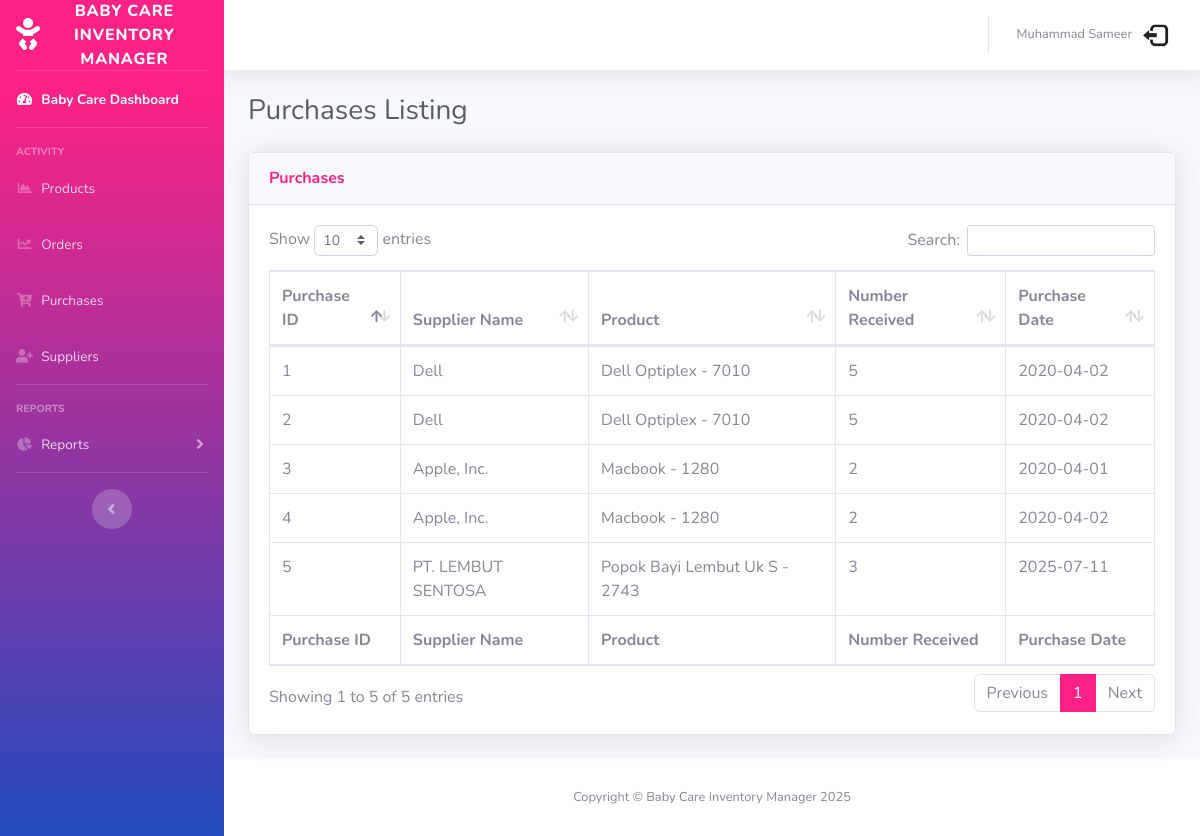
/purchasel (signed in), run on the app's committed database.
### tables this page shows
CREATE TABLE 'purchases' ('purchaseId' integer PRIMARY KEY AUTOINCREMENT NOT NULL,'supplier_name' text NOT NULL,'product_name' text NOT NULL, 'numberIn' integer NOT NULL, 'pDate' date NOT NULL);

CREATE TABLE 'products' ('id' integer PRIMARY KEY AUTOINCREMENT NOT NULL, 'productName' text, 'partNumber' text, 'productLabel' text, 'startingInventory' integer,'inventoryIn' integer,'inventoryOut' integer,'inventoryOnHand' integer, 'minimumReq' integer);

### application.py (the view)
@app.route("/purchasel", methods=["GET", "POST"])
@login_required
def purchasel():
    rows = db.execute("SELECT purchaseId, supplier_name, product_name, numberIn, pDate, partNumber FROM purchases JOIN products ON purchases.product_name = products.productName")
    return render_template("purchasel.html", rows = rows)

### application.py (called while the page is built)
@app.after_request
def after_request(response):
    response.headers["Cache-Control"] = "no-cache, no-store, must-revalidate"
    response.headers["Expires"] = 0
    response.headers["Pragma"] = "nocache"
    return response

### functions.py (called while the page is built)
def login_required(f):
    @wraps(f)
    def decorated_function(*args, **kwargs):
        if session.get("user_id") is None:
            return redirect("/login")
        return f(*args, **kwargs)
    return decorated_function

### templates/purchasel.html (shortened to what this page needs)
{% extends "layout.html" %}
{% block heading %}
  Purchases Listing
{% endblock %}
  {% block head %}
  <link href="/static/vendor/datatables/dataTables.bootstrap4.min.css" rel="stylesheet">
  {% endblock %}
{% block main %}
          <div class="card shadow mb-4">
            <div class="card-header py-3">
              <h6 class="m-0 font-weight-bold text-primary">Purchases</h6>
            </div>
            <div class="card-body">
              <div class="table-responsive">
                <table class="table table-bordered" id="dataTable" width="100%" cellspacing="0">
                  <thead>
                    <tr>
                      <th>Purchase ID</th>
                      <th>Supplier Name</th>
                      <th>Product</th>
                      <th>Number Received</th>
                      <th>Purchase Date</th>
                    </tr>
                  </thead>
                  <tfoot>
                    <tr>
                      <th>Purchase ID</th>
                      <th>Supplier Name</th>
                      <th>Product</th>
                      <th>Number Received</th>
                      <th>Purchase Date</th>
                    </tr>
                  </tfoot>
                  <tbody>
                    {% for row in rows %}
                    <tr>
                      <td>{{ row["purchaseId"] }}</td>
                      <td>{{ row["supplier_name"] }}</td>
                      <td>{{ row["product_name"] }} - {{ row["partNumber"] }}</td>
                      <td>{{ row["numberIn"] }}</td>
                      <td>{{ row["pDate"] }}</td>
                    </tr>
                    {% endfor %}
                  </tbody>
                </table>
              </div>
            </div>
          </div>
        </div>
 {% endblock %}

### data on the page
purchases: purchaseId "1", supplier_name "Dell", product_name "Dell Optiplex", partNumber "7010", numberIn "5", pDate "2020-04-02"
purchases: purchaseId "2", supplier_name "Dell", product_name "Dell Optiplex", partNumber "7010", numberIn "5", pDate "2020-04-02"
purchases: purchaseId "3", supplier_name "Apple, Inc.", product_name "Macbook", partNumber "1280", numberIn "2", pDate "2020-04-01"
purchases: purchaseId "4", supplier_name "Apple, Inc.", product_name "Macbook", partNumber "1280", numberIn "2", pDate "2020-04-02"
purchases: purchaseId "5", supplier_name "PT. LEMBUT SENTOSA", product_name "Popok Bayi Lembut Uk S", partNumber "2743", numberIn "3", pDate "2025-07-11"

### other printed values
{{ session.fullname }} "Muhammad Sameer"
